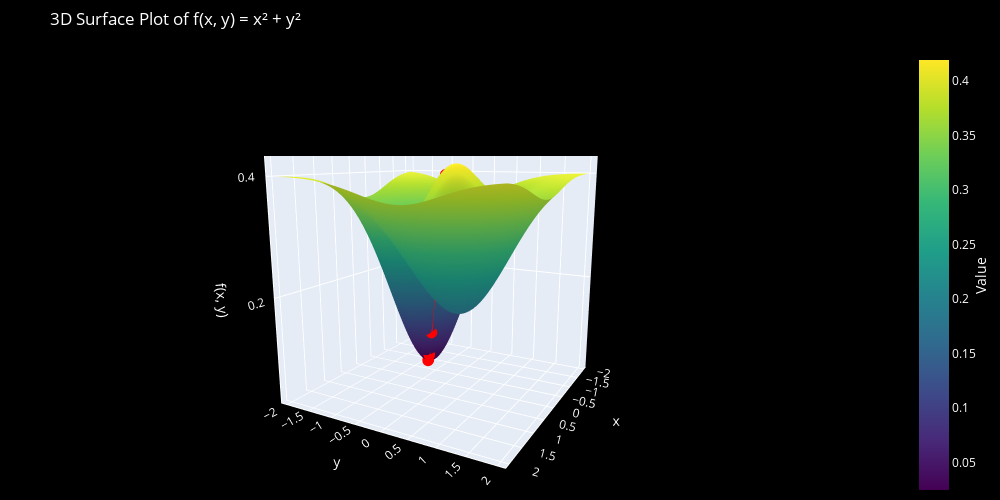

The notebook cell saved with this chart:
### Markdown cell above
### Nesterov

### Code cell
beta = 0.5
nes = Nesterov(x_0,y_0,V,beta,learning_rate,num_epochs,g)

fig_3D = plot_3D_GD(x,y,nes[:,0],nes[:,1],g)
fig_3D.show()

### Figure 1 — Plotly figure (JSON) as saved in the notebook; plotly's stock layout.template omitted (floating-point values rounded to 4 significant figures; data arrays with more than 128 entries replaced by an {"elided": "..."} marker saying what was removed)
{"data": [{"colorbar": {"tickfont": {"color": "white"}, "title": {"font": {"color": "white"}, "side": "right", "text": "Value"}}, "colorscale": [[0, "#440154"], [0.1111, "#482878"], [0.2222, "#3e4989"], [0.3333, "#31688e"], [0.4444, "#26828e"], [0.5556, "#1f9e89"], [0.6667, "#35b779"], [0.7778, "#6ece58"], [0.8889, "#b5de2b"], [1, "#fde725"]], "showscale": true, "type": "surface", "x": {"elided": "100x100 float values"}, "y": {"elided": "100x100 float values"}, "z": {"elided": "100x100 float values"}}, {"line": {"color": "red", "width": 5}, "marker": {"color": "red", "size": 4}, "mode": "markers+lines", "name": "Path", "type": "scatter3d", "x": [0, -0.02, -0.06283, -0.1357, -0.2416, -0.364, -0.4704, -0.5436, -0.586, -0.6074], "y": [0, -0.04, -0.1149, -0.2269, -0.3719, -0.5227, -0.6395, -0.7078, -0.7373, -0.7429], "z": [0.4, 0.3885, 0.3585, 0.2952, 0.194, 0.09477, 0.04295, 0.02799, 0.02568, 0.02551]}], "layout": {"height": 500, "margin": {"b": 0, "l": 0, "r": 0, "t": 50}, "paper_bgcolor": "black", "plot_bgcolor": "black", "scene": {"bgcolor": "black", "camera": {"eye": {"x": 2, "y": 1.1, "z": 0.5}}, "xaxis": {"linecolor": "white", "linewidth": 2, "showgrid": true, "showline": true, "tickfont": {"color": "white"}, "title": {"font": {"color": "white"}, "text": "x"}}, "yaxis": {"linecolor": "white", "linewidth": 2, "showgrid": true, "showline": true, "tickfont": {"color": "white"}, "title": {"font": {"color": "white"}, "text": "y"}}, "zaxis": {"linecolor": "white", "linewidth": 2, "showgrid": true, "showline": true, "tickfont": {"color": "white"}, "title": {"font": {"color": "white"}, "text": "f(x, y)"}}}, "title": {"font": {"color": "white"}, "text": "3D Surface Plot of f(x, y) = x² + y²"}, "width": 1000}}
